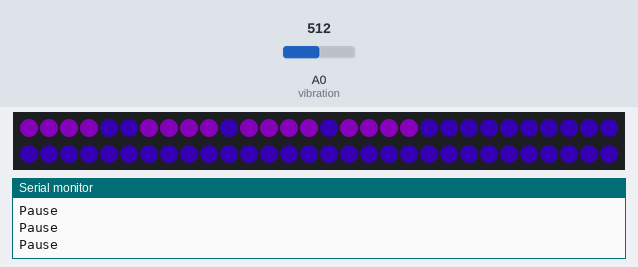
A sketch run on a simulated Arduino Uno, built with avr-gcc and run on an emulated ATmega328P. Shown: 60 RGB LEDs in strip order, left to right, continuing on the next row, the last lines printed to the serial monitor. The inputs (shaded band) are chosen by the test bench; at power-on: A0 (vibration) = 512. Dim RGB values are drawn brighter than linear; random numbers use the default seed unless the sketch sets one.

Above: at 4.2 s.
4.3 s: A0 (vibration) set to 22
At 6.18 s:
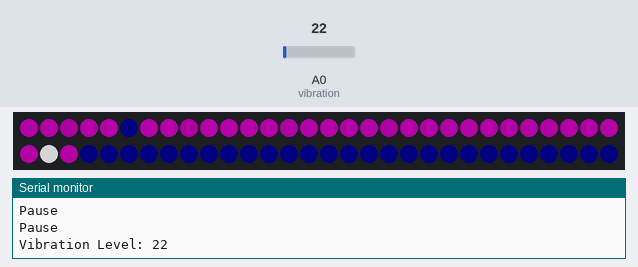
7.3 s: A0 (vibration) set to 42
At 9.21 s:
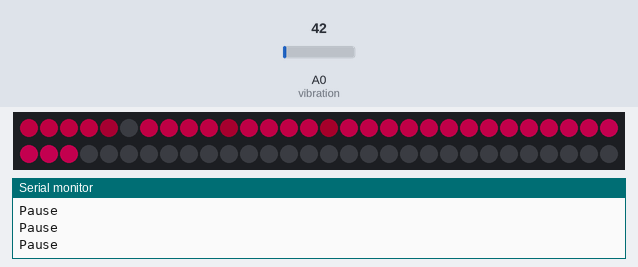
10.2 s: A0 (vibration) set to 0
At 21.63 s:
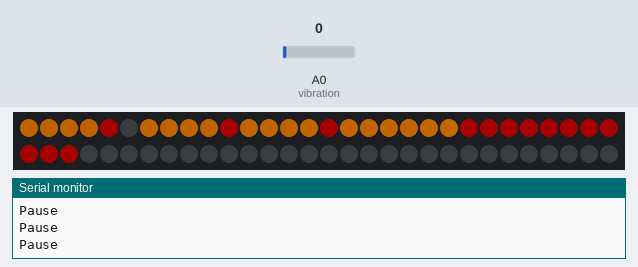
Timing chart, 0 to 23.1 s (numbered marks = the images above; inputs shaded):
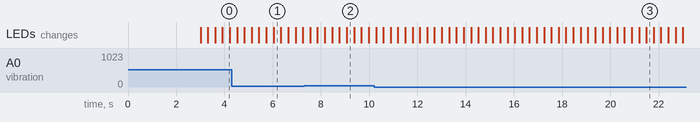

The sketch:

Jellyfish.ino
```cpp
#include <FastLED.h>

#define LED_PIN            6
#define NUM_LEDS           60
#define NUM_ACT_LEDS       32
#define BRIGHTNESS         128
#define LED_TYPE           WS2811
#define COLOR_ORDER        RGB
#define FRAMES_PER_SECOND  60

const int tapLevel = 32;

CRGB leds[NUM_LEDS];
CRGB setupLeds[NUM_LEDS];

boolean notzero = true;
uint8_t paletteIndex = 0;
uint8_t startIndex = 0;

const byte vibration = A0; // vibration sensor
unsigned long tapMillis;
CRGBPalette16 currentPalette;
TBlendType    currentBlending;
int previousPosition;
unsigned long pulsePause = 500;
unsigned long pulseTime = 0;
uint8_t beatCount = 0;

void setup() {
  Serial.begin(57600);
  Serial.println("Jellyfish Test");
  delay( 3000 ); // power-up safety delay
  FastLED.addLeds<LED_TYPE, LED_PIN, COLOR_ORDER>(leds, NUM_LEDS).setCorrection( TypicalLEDStrip );
  FastLED.setBrightness( BRIGHTNESS );
  tapMillis = millis();
  currentPalette = PartyColors_p;
  currentBlending = LINEARBLEND;
  for(int i; i < NUM_LEDS; i++)
    {
      setupLeds[i] = ColorFromPalette(currentPalette, 0, 255, currentBlending);
    }
}

void loop()
{
  if(millis()-tapMillis > 3000)
    {
      checkTaps();
    }


  fadeToBlackBy(setupLeds, NUM_LEDS, 1);
  if(millis() > pulseTime)
  {
    ColorBreather();
    /* Serial.print(millis()); */
    /* Serial.print(">"); */
    /* Serial.println(pulseTime); */
  }
  else
  {
    Serial.println("Pause");
  }
  for(int j; j < NUM_LEDS; j++)
    {
      leds[j] = setupLeds[j];
    }

  if(millis()-tapMillis < 800)
    {
      addGlitter(255);
    }
  FastLED.show();
  // insert a delay to keep the framerate modest
  FastLED.delay(1000/FRAMES_PER_SECOND);
}

void ColorBreather() {

  uint8_t brightness = 255;
  /* fadeToBlackBy(setupLeds, NUM_LEDS, 1); */
  /* int position = beatsin8(beat, 0, NUM_LEDS); */
  int position = map(cubicwave8(beatCount), 0, 255, 0, NUM_LEDS);
  if(position == 0 && notzero)
    {
      paletteIndex += 8;
      notzero = false;
      pulsePause = random16(400,1200);
      pulseTime = millis() + pulsePause;
      beatCount = 0;
    }
  else if(position > 0)
    {
      notzero = true;
    }
  beatCount += 4;
  position -= (NUM_LEDS - NUM_ACT_LEDS) + 1;
  int prePixel;
  if(position > previousPosition)
    {
      prePixel = position - 1;
    }
  else
    {
      prePixel = position + 1;
    }
  if(position >= 0)
  {
    setupLeds[position] = ColorFromPalette(currentPalette, paletteIndex, brightness, currentBlending);
    previousPosition = position;
  }
  if(prePixel >= 0 && prePixel < NUM_LEDS)
    {
      setupLeds[prePixel] = ColorFromPalette(currentPalette, paletteIndex, brightness, currentBlending);
    }

}

void addGlitter( fract8 chanceOfGlitter)
{
  if( random8() < chanceOfGlitter) {
    leds[ random16(NUM_ACT_LEDS) ] += CRGB::White;
  }
}

#define ARRAY_SIZE(A) (sizeof(A) / sizeof((A)[0]))

void checkTaps()
{
  if(analogRead(vibration) < tapLevel )
    {
      Serial.print("Vibration Level: ");
      Serial.println(analogRead(vibration));
      addGlitter(80);
      tapMillis = millis();
    }
}
```
